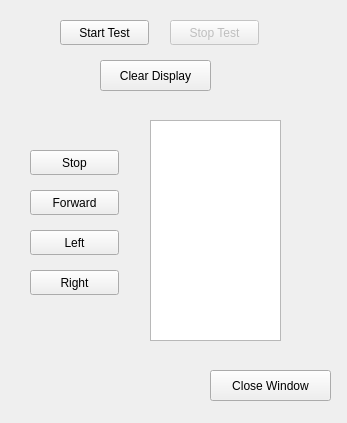
<?xml version="1.0" encoding="UTF-8"?>
<ui version="4.0">
 <class>Form</class>
 <widget class="QWidget" name="Form">
  <property name="geometry">
   <rect>
    <x>0</x>
    <y>0</y>
    <width>347</width>
    <height>423</height>
   </rect>
  </property>
  <property name="windowTitle">
   <string>Live control</string>
  </property>
  <widget class="QPlainTextEdit" name="plainTextEdit">
   <property name="geometry">
    <rect>
     <x>150</x>
     <y>120</y>
     <width>131</width>
     <height>221</height>
    </rect>
   </property>
   <property name="plainText">
    <string/>
   </property>
   <property name="placeholderText">
    <string>History box</string>
   </property>
  </widget>
  <widget class="QPushButton" name="startButton">
   <property name="geometry">
    <rect>
     <x>60</x>
     <y>20</y>
     <width>89</width>
     <height>25</height>
    </rect>
   </property>
   <property name="text">
    <string>Start Test</string>
   </property>
  </widget>
  <widget class="QPushButton" name="stopButton">
   <property name="enabled">
    <bool>false</bool>
   </property>
   <property name="geometry">
    <rect>
     <x>170</x>
     <y>20</y>
     <width>89</width>
     <height>25</height>
    </rect>
   </property>
   <property name="text">
    <string>Stop Test</string>
   </property>
  </widget>
  <widget class="QPushButton" name="startButton_2">
   <property name="geometry">
    <rect>
     <x>100</x>
     <y>60</y>
     <width>111</width>
     <height>31</height>
    </rect>
   </property>
   <property name="text">
    <string>Clear Display</string>
   </property>
  </widget>
  <widget class="QPushButton" name="stopMButton">
   <property name="geometry">
    <rect>
     <x>30</x>
     <y>150</y>
     <width>89</width>
     <height>25</height>
    </rect>
   </property>
   <property name="text">
    <string>Stop</string>
   </property>
  </widget>
  <widget class="QPushButton" name="forwardMbutton">
   <property name="geometry">
    <rect>
     <x>30</x>
     <y>190</y>
     <width>89</width>
     <height>25</height>
    </rect>
   </property>
   <property name="text">
    <string>Forward</string>
   </property>
  </widget>
  <widget class="QPushButton" name="leftMButton">
   <property name="geometry">
    <rect>
     <x>30</x>
     <y>230</y>
     <width>89</width>
     <height>25</height>
    </rect>
   </property>
   <property name="text">
    <string>Left</string>
   </property>
  </widget>
  <widget class="QPushButton" name="rightMButton">
   <property name="geometry">
    <rect>
     <x>30</x>
     <y>270</y>
     <width>89</width>
     <height>25</height>
    </rect>
   </property>
   <property name="text">
    <string>Right</string>
   </property>
  </widget>
  <widget class="QPushButton" name="closeWinButton">
   <property name="geometry">
    <rect>
     <x>210</x>
     <y>370</y>
     <width>121</width>
     <height>31</height>
    </rect>
   </property>
   <property name="text">
    <string>Close Window</string>
   </property>
  </widget>
 </widget>
 <resources/>
 <connections>
  <connection>
   <sender>startButton_2</sender>
   <signal>clicked()</signal>
   <receiver>plainTextEdit</receiver>
   <slot>clear()</slot>
   <hints>
    <hint type="sourcelabel">
     <x>139</x>
     <y>80</y>
    </hint>
    <hint type="destinationlabel">
     <x>125</x>
     <y>135</y>
    </hint>
   </hints>
  </connection>
 </connections>
</ui>
